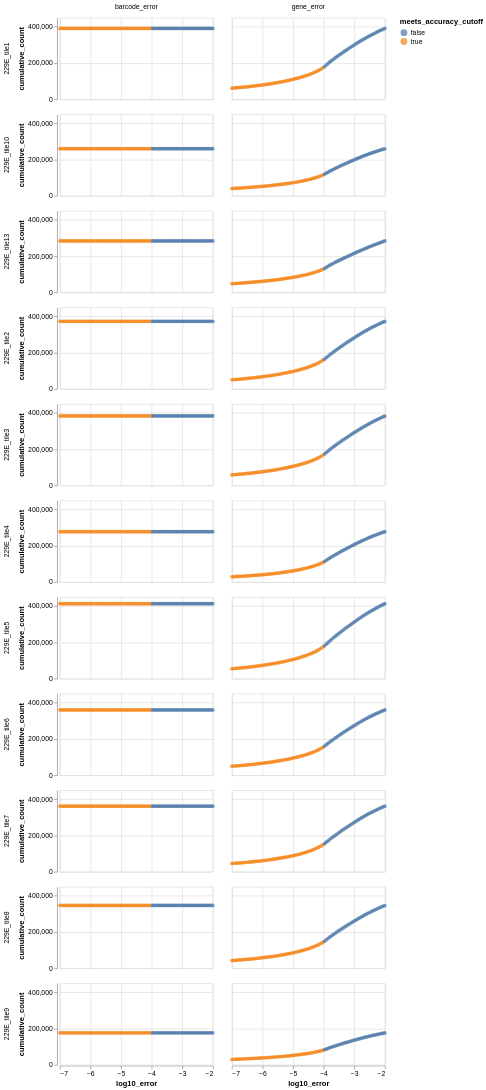

Notebook code for this chart:
### Markdown cell above
## Filter CCSs for accuracy

Plot the gene and barcode accuracy for each CCS, and only keep those above an accuracy threshold:

### Code cell
max_error_rate = config["max_ccs_error_rate"]  # require error rate <= this to keep CCS

log10_error_floor = -7  # error rates less than this set to this for plotting
log10_error_ceil = -2  # error rates greater than this set to this for plotting
nbins = 100  # bins for cumulative fraction plot

# calculate error rates
aligned_ccs = aligned_ccs.assign(
    gene_error=lambda x: 1 - x["gene_accuracy"],
    barcode_error=lambda x: 1 - x["barcode_accuracy"],
)

# calculate cumulative frequencies on log error rates
cumfrac = (
    aligned_ccs.melt(
        id_vars=["query_name", "pacbioRun"],
        value_vars=["barcode_error", "gene_error"],
        value_name="error",
    )
    .assign(log10_error=lambda x: numpy.log10(x["error"]).clip(lower=log10_error_floor))
    .groupby(["variable", "pacbioRun"])
    .apply(
        lambda g: pd.DataFrame(
            {
                "cumulative_count": scipy.stats.cumfreq(
                    g["log10_error"],
                    numbins=nbins,
                    defaultreallimits=(log10_error_floor, log10_error_ceil),
                )[0],
                "log10_error": numpy.linspace(
                    log10_error_floor, log10_error_ceil, nbins
                ),
            }
        )
    )
    .assign(
        meets_accuracy_cutoff=lambda x: x["log10_error"] <= numpy.log10(max_error_rate),
        cumulative_fraction=lambda x: x["cumulative_count"] / len(aligned_ccs),
    )
    .reset_index()
)

# plot cumulative frequencies
cumfrac_chart = (
    alt.Chart(cumfrac)
    .encode(
        x=alt.X(
            "log10_error",
            scale=alt.Scale(zero=False),
        ),
        y="cumulative_count",
        color="meets_accuracy_cutoff",
        column=alt.Column("variable", title=None),
        row=alt.Row("pacbioRun", title=None),
        tooltip=[
            alt.Tooltip("log10_error", format=".3f"),
            alt.Tooltip("cumulative_fraction", format=".3f"),
            alt.Tooltip("cumulative_count", format=".4g"),
        ],
    )
    .mark_point(filled=True, size=30)
    .properties(width=225, height=120)
)
display(cumfrac_chart)

### Figure 1 — Vega-Lite specification as saved in the notebook (floating-point values rounded to 4 significant figures; data arrays with more than 128 entries replaced by an {"elided": "..."} marker saying what was removed)
{"config": {"view": {"continuousWidth": 300, "continuousHeight": 300}}, "data": {"name": "data-6b7cc82f67669e61bef2222a18d94b54"}, "mark": {"type": "point", "filled": true, "size": 30}, "encoding": {"color": {"field": "meets_accuracy_cutoff", "type": "nominal"}, "column": {"field": "variable", "title": null, "type": "nominal"}, "row": {"field": "pacbioRun", "title": null, "type": "nominal"}, "tooltip": [{"field": "log10_error", "format": ".3f", "type": "quantitative"}, {"field": "cumulative_fraction", "format": ".3f", "type": "quantitative"}, {"field": "cumulative_count", "format": ".4g", "type": "quantitative"}], "x": {"field": "log10_error", "scale": {"zero": false}, "type": "quantitative"}, "y": {"field": "cumulative_count", "type": "quantitative"}}, "height": 120, "width": 225, "$schema": "https://vega.github.io/schema/vega-lite/v5.15.1.json", "datasets": {"data-6b7cc82f67669e61bef2222a18d94b54": {"elided": "2200 records"}}}
